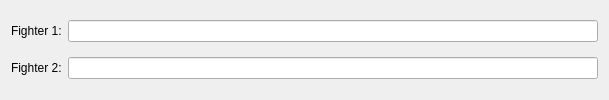
<?xml version="1.0" encoding="UTF-8"?>
<ui version="4.0">
 <class>DataSetFilterWidget_Matchup</class>
 <widget class="QWidget" name="DataSetFilterWidget_Matchup">
  <property name="geometry">
   <rect>
    <x>0</x>
    <y>0</y>
    <width>609</width>
    <height>100</height>
   </rect>
  </property>
  <property name="windowTitle">
   <string>Form</string>
  </property>
  <layout class="QGridLayout" name="gridLayout">
   <item row="0" column="0">
    <widget class="QLabel" name="label">
     <property name="text">
      <string>Fighter 1:</string>
     </property>
    </widget>
   </item>
   <item row="0" column="1">
    <widget class="QLineEdit" name="fighter1"/>
   </item>
   <item row="1" column="0">
    <widget class="QLabel" name="label_2">
     <property name="text">
      <string>Fighter 2:</string>
     </property>
    </widget>
   </item>
   <item row="1" column="1">
    <widget class="QLineEdit" name="fighter2"/>
   </item>
  </layout>
 </widget>
 <resources/>
 <connections/>
</ui>
